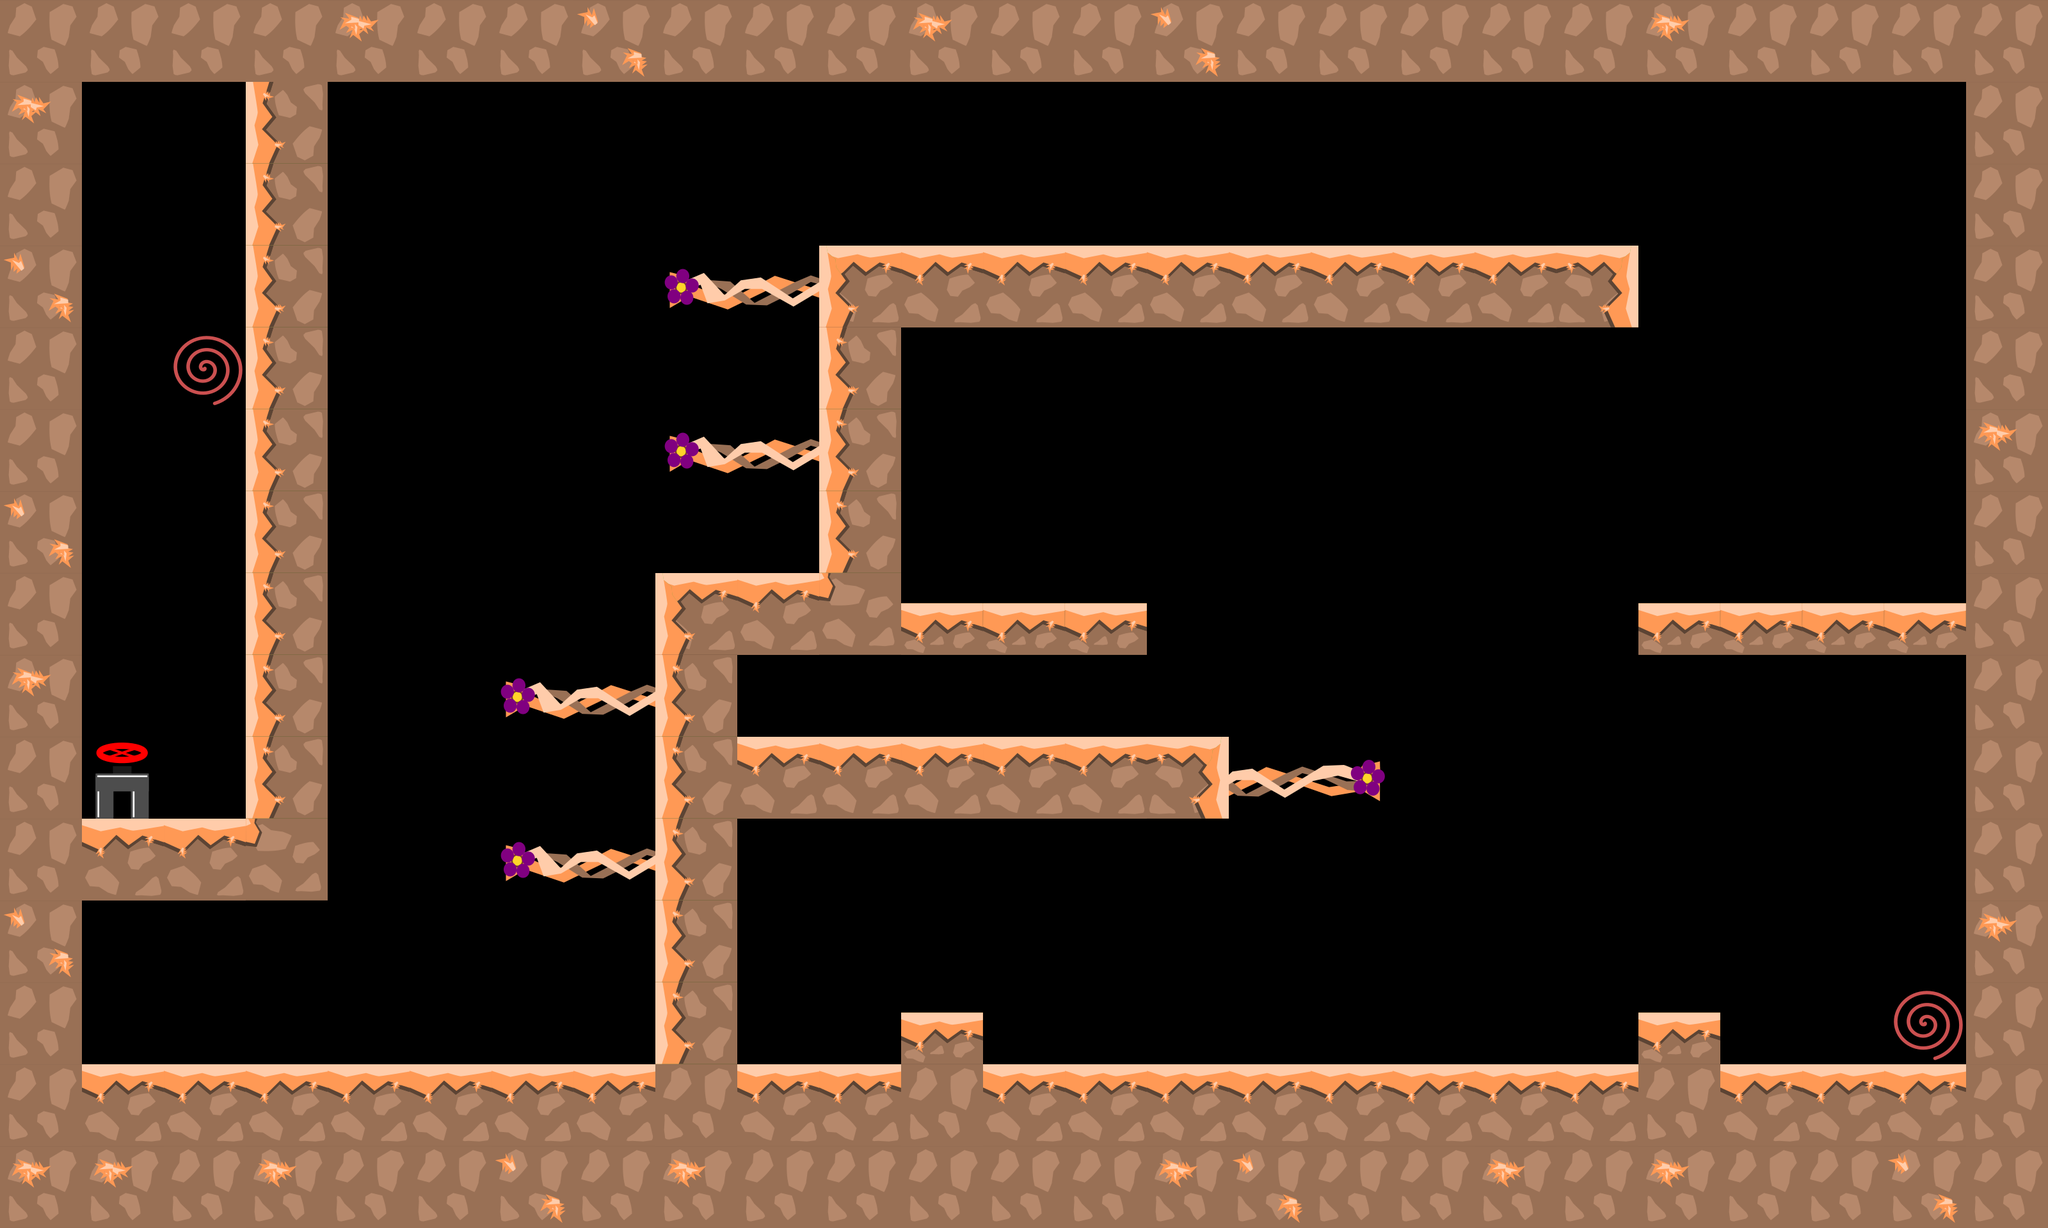

The image is a tile-based game level rendered from a .tmx file. Its description and source (layers, tilesets, objects; grid data summarised) follow:
An orthogonal 25x15 tile map with 128x128 px tiles, 2 tile layers (graphics, oil), 4 tilesets and 36 objects.

<map version="1.0" tiledversion="1.1.1" orientation="orthogonal" renderorder="right-down" width="25" height="15" tilewidth="128" tileheight="128" infinite="0" nextobjectid="196">
 <tileset firstgid="1" source="tiles_128x128.tsx" />
 <tileset firstgid="37" source="tiles_oil_128x128.tsx" />
 <tileset firstgid="77" source="tiles_128x128_orange.tsx" />
 <tileset firstgid="113" source="tiles_128x128_vines.tsx" />
 <layer name="graphics" width="25" height="15">
  <data>[375 cells, 160 non-empty, 14 distinct tile ids]</data>
 </layer>
 <layer name="oil" width="25" height="15">
  <data>[375 cells, 0 non-empty, 0 distinct tile ids]</data>
 </layer>
 <objectgroup name="blocks">
  <object id="2" x="3072" y="4" width="112" height="1696" />
  <object id="3" x="64" y="52" width="64" height="1684" />
  <object id="4" x="8" y="4" width="3172" height="120" />
  <object id="108" x="1408" y="942.667" width="384" height="81.3333" />
  <object id="127" x="8" y="1664" width="3196" height="248.002" />
  <object id="157" x="2560.17" y="942.909" width="513.333" height="80" />
  <object id="169" x="1280" y="384" width="128" height="640" />
  <object id="171" x="1280" y="384" width="1280" height="128" />
  <object id="180" x="1024" y="1024" width="128" height="640" />
  <object id="182" x="1024" y="896" width="256" height="128" />
  <object id="187" x="1408" y="1583" width="128.5" height="81.5" />
  <object id="190" x="1152" y="1152" width="768" height="128" />
  <object id="191" x="384" y="128" width="128" height="1280" />
  <object id="192" x="128" y="1280" width="256" height="128" />
  <object id="193" x="2560" y="1582.33" width="128.5" height="81.5" />
 </objectgroup>
 <objectgroup name="switch">
  <object id="160" x="1154.42" y="1534.79" width="128" height="128" />
 </objectgroup>
 <objectgroup name="levelEndBlock">
  <object id="146" x="1536" y="1024" width="128" height="128" />
 </objectgroup>
 <objectgroup name="slope" />
 <objectgroup name="passBlock">
  <object id="165" x="789.622" y="1330.3" width="233.697" height="46" />
  <object id="184" x="786.956" y="1067.63" width="233.697" height="46" />
  <object id="185" x="1048.29" y="687.633" width="233.697" height="46" />
  <object id="186" x="1042.96" y="430.299" width="233.697" height="46" />
  <object id="189" x="1920.29" y="1198.3" width="233.697" height="46" />
 </objectgroup>
 <objectgroup name="flowers">
  <object id="74" x="256.97" y="672.853" width="69.697" height="69.697">
   <ellipse />
  </object>
  <object id="80" x="2714.19" y="369.459" width="69.697" height="69.697">
   <ellipse />
  </object>
  <object id="83" x="1125.22" y="556.489" width="69.697" height="69.697">
   <ellipse />
  </object>
  <object id="112" x="1307.22" y="1054.55" width="69.697" height="69.697">
   <ellipse />
  </object>
  <object id="114" x="852.491" y="1195.76" width="69.697" height="69.697">
   <ellipse />
  </object>
  <object id="141" x="1435.76" y="1054.01" width="69.697" height="69.697">
   <ellipse />
  </object>
  <object id="143" x="240.245" y="938.729" width="69.697" height="69.697">
   <ellipse />
  </object>
  <object id="144" x="1183.58" y="1055.22" width="69.697" height="69.697">
   <ellipse />
  </object>
  <object id="194" x="1499.04" y="666.429" width="69.697" height="69.697">
   <ellipse />
  </object>
  <object id="195" x="2589.95" y="1393.7" width="69.697" height="69.697">
   <ellipse />
  </object>
 </objectgroup>
 <objectgroup name="end">
  <object id="44" x="145.185" y="1167.03" width="93" height="95">
   <ellipse />
  </object>
 </objectgroup>
 <objectgroup name="pushBlocks">
  <object id="46" x="1537.86" y="1537.46" width="124.667" height="124.667" />
 </objectgroup>
 <objectgroup name="damage" />
 <objectgroup name="warp_a">
  <object id="177" x="2973.82" y="1564.24" width="74" height="72">
   <ellipse />
  </object>
 </objectgroup>
 <objectgroup name="warp_b">
  <object id="179" x="276.638" y="543.09" width="74" height="72">
   <ellipse />
  </object>
 </objectgroup>
</map>
